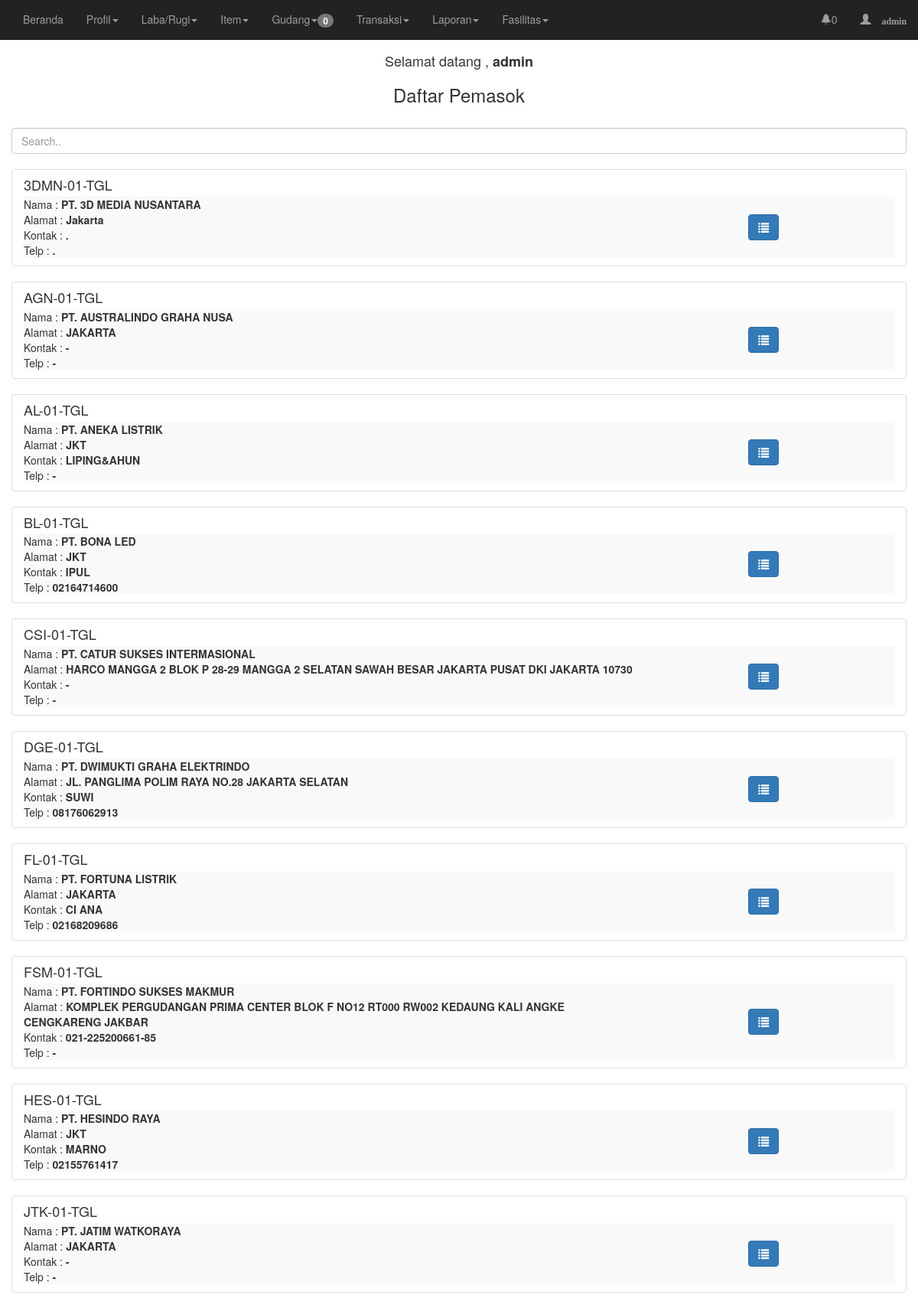
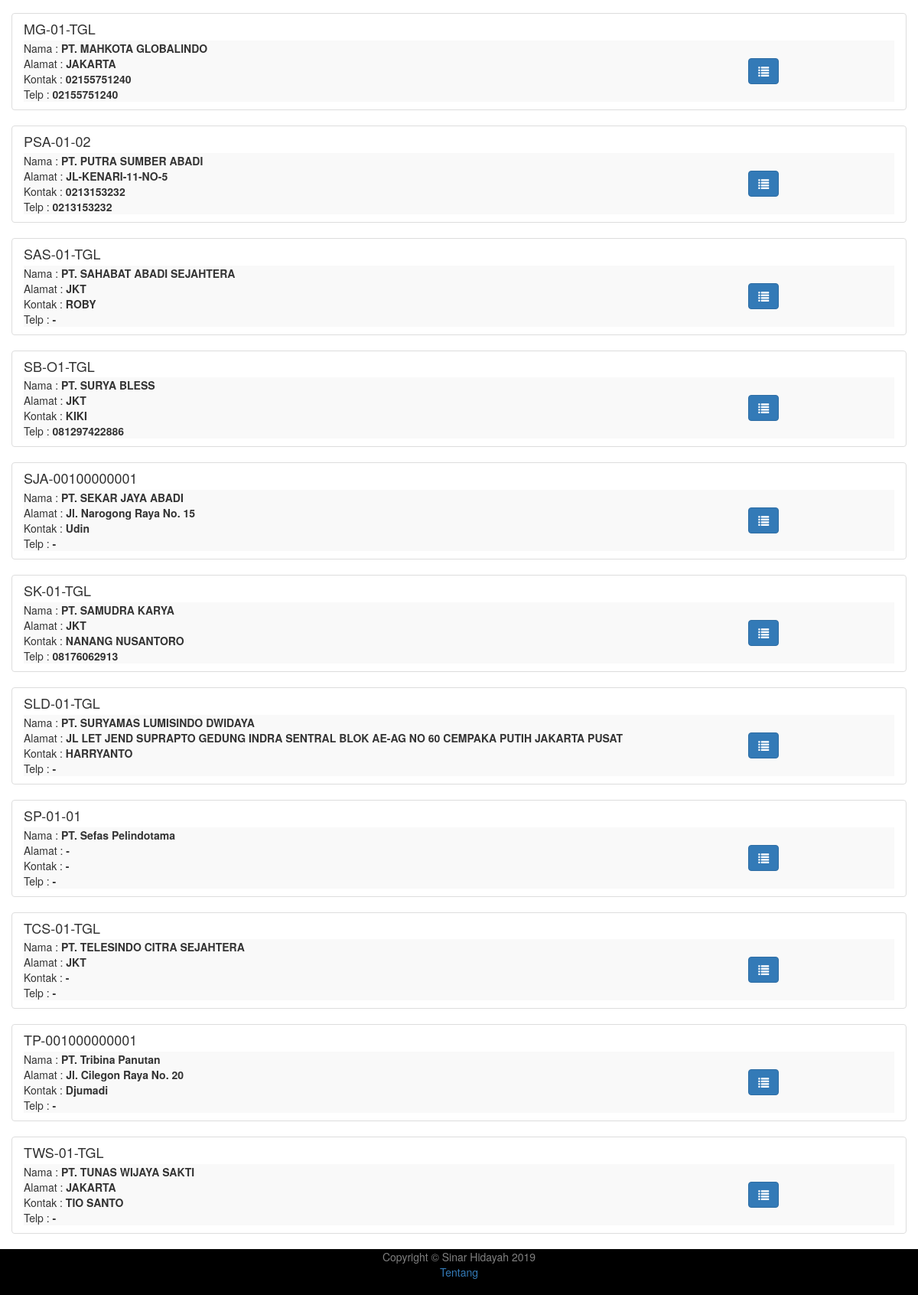
The page /home.php?page=pemasok-lihat (signed in) on the database its author committed (2 pictures, top to bottom).
### tables this page shows
CREATE TABLE IF NOT EXISTS `karyawan` (
  `kode_user` int(3) NOT NULL,
  `user` varchar(20) NOT NULL,
  `password` varchar(50) NOT NULL,
  `temp_pass` varchar(50) NOT NULL,
  `kode_level` int(2) NOT NULL,
  `nama_karyawan` varchar(30) NOT NULL,
  `tanggal_lahir` date NOT NULL,
  `jenis_kelamin` varchar(6) NOT NULL,
  `nik` varchar(16) NOT NULL,
  `alamat` text NOT NULL,
  `status` varchar(12) NOT NULL,
  `no_hp1` varchar(15) NOT NULL,
  `no_hp2` varchar(15) NOT NULL,
  PRIMARY KEY (`kode_user`)
);

CREATE TABLE IF NOT EXISTS `pemasok` (
  `kode_pemasok` varchar(20) NOT NULL,
  `nama_pemasok` varchar(30) NOT NULL,
  `npwp` varchar(20) NOT NULL,
  `alamat_pemasok` text NOT NULL,
  `kontak` varchar(20) NOT NULL,
  `email` varchar(30) NOT NULL,
  `telp` varchar(15) NOT NULL,
  `hp1` varchar(15) NOT NULL,
  `hp2` varchar(15) NOT NULL,
  `rek1` varchar(15) NOT NULL,
  `rek2` varchar(15) NOT NULL,
  `rek3` varchar(15) NOT NULL
);

### lihat-pemasok.php (the view, shortened to what this page needs)
<?php
include 'config/koneksi.php';
echo
"<div align='center'>
<b><h3>Daftar Pemasok</h3></b>
</div>
<br>
<input class='form-control' id='myInput' type='text' placeholder='Search..'>
<br>
";
$query = mysqli_query($buka, "SELECT * FROM pemasok ORDER BY kode_pemasok")or die(mysqli_error);
while ($data = mysqli_fetch_assoc($query))
{
    echo "
    <form>
        <div id='myList' class='list-group' >
            <div class='list-group-item'>
                <h4 class='list-group-item-heading'>".$data["kode_pemasok"]."</h4>
                <table class='table-striped' width='100%'>
                    <tr>
                        <td>
                            <span class='list-group-item-text' id='subjectName' >
                                Nama  : <b>{$data["nama_pemasok"]}</b><br />
                                Alamat  : <b>{$data["alamat_pemasok"]}</b><br />
                                Kontak : <b>{$data["kontak"]}</b><br />
                                Telp : <b>{$data["telp"]}</b><br />
                            </span>
                        </td>
                        <td align='center' width='30%'>
                            <a href='home.php?page=pemasok-detil&&kode_pemasok={$data["kode_pemasok"]}' class='btn btn-primary'>
                                <i class='glyphicon glyphicon-list'></i>
                            </a>
                        </td>
                    </tr>
                </table>
            </div>
        </div>
    </form>";
}
?>

### navbar.php (shortened to what this page needs)
<nav class='navbar navbar-inverse navbar-fixed-top'>
	<div class='container-fluid'>
		<div class='collapse navbar-collapse' id='bs-navbar-collapse-1'>
            <ul class='nav navbar-nav'>
                <li>
                	<a href='home.php'>Beranda</a>
                </li>
                <?php
                    include 'menu-profil.php';
                    include 'menu-laba-rugi.php';
                    include 'menu-item.php';
                    include 'menu-gudang.php';
                    include 'menu-transaksi.php';
                    include 'menu-laporan.php';
                    include 'menu-fasilitas.php';
                ?>
            </ul>
            <ul class='nav navbar-nav navbar-right'>
                <li class='nav-item dropdown no-arrow mx-1'>
               	    <a class='nav-link dropdown-toggle' href='#' id='alertsDropdown3' role='button' data-toggle='dropdown' aria-haspopup='true' aria-expanded='false'>
                        <span>
                            <?php
                    		include 'config/koneksi.php';
                    		$a = 'select count(min_stok) as jumlah from stok where total <= min_stok';
                    		$b = mysqli_query($buka, $a);
                    		$c = mysqli_fetch_array($b);
                    		echo "<i class='glyphicon glyphicon-bell'></i>".$c['jumlah'];
                    		?>
                    	</span>
                	</a>
                    	   <?php include 'stokminim.php'; ?>
        		</li>
        		<li class='nav-item dropdown no-arrow'>
        		    <a href='#' class='nav-link dropdown-toggle' href='#' id='userDropdown' role='button' data-toggle='dropdown' aria-haspopup='true' aria-expanded='false'>
        		        <span class='glyphicon glyphicon-user'>
        		            <span class='mr-2 d-none d-lg-inline text-gray-600 small'>
                                <strong>
                                <?php
                                $are = $_SESSION['user'];
                                $asd = mysqli_query($buka, "select * from karyawan where user='$are'");
                                $dsa = mysqli_fetch_array($asd);
								print($dsa['nama_karyawan']);
								?>
                                </strong>
        		            </span>
        		        </span>
                    </a>
                </li>
			</ul>
		</div>
	</div>
</nav>

### css/sticky-footer-navbar.css (style rules this page uses)
html { position: relative; min-height: 100%; }
body { margin-bottom: 60px; }

### rows shown on the page
karyawan: nama_karyawan "admin"
pemasok: kode_pemasok "3DMN-01-TGL", nama_pemasok "PT. 3D MEDIA NUSANTARA", alamat_pemasok "Jakarta", kontak ".", telp "."
pemasok: kode_pemasok "AGN-01-TGL", nama_pemasok "PT. AUSTRALINDO GRAHA NUSA", alamat_pemasok "JAKARTA", kontak "-", telp "-"
pemasok: kode_pemasok "AL-01-TGL", nama_pemasok "PT. ANEKA LISTRIK", alamat_pemasok "JKT", kontak "LIPING&AHUN", telp "-"
pemasok: kode_pemasok "BL-01-TGL", nama_pemasok "PT. BONA LED", alamat_pemasok "JKT", kontak "IPUL", telp "02164714600"
pemasok: kode_pemasok "CSI-01-TGL", nama_pemasok "PT. CATUR SUKSES INTERMASIONAL", alamat_pemasok "HARCO MANGGA 2 BLOK P 28-29 MANGGA 2 SELATAN SAWAH BESAR JAKARTA PUSAT DKI JAKARTA 10730", kontak "-", telp "-"
pemasok: kode_pemasok "DGE-01-TGL", nama_pemasok "PT. DWIMUKTI GRAHA ELEKTRINDO", alamat_pemasok "JL. PANGLIMA POLIM RAYA NO.28 JAKARTA SELATAN", kontak "SUWI", telp "08176062913"
pemasok: kode_pemasok "FL-01-TGL", nama_pemasok "PT. FORTUNA LISTRIK", alamat_pemasok "JAKARTA", kontak "CI ANA", telp "02168209686"
pemasok: kode_pemasok "FSM-01-TGL", nama_pemasok "PT. FORTINDO SUKSES MAKMUR", alamat_pemasok "KOMPLEK PERGUDANGAN PRIMA CENTER BLOK F NO12 RT000 RW002 KEDAUNG KALI ANGKE CENGKARENG JAKBAR", kontak "021-225200661-85", telp "-"
pemasok: kode_pemasok "HES-01-TGL", nama_pemasok "PT. HESINDO RAYA", alamat_pemasok "JKT", kontak "MARNO", telp "02155761417"
pemasok: kode_pemasok "JTK-01-TGL", nama_pemasok "PT. JATIM WATKORAYA", alamat_pemasok "JAKARTA", kontak "-", telp "-"
pemasok: kode_pemasok "MG-01-TGL", nama_pemasok "PT. MAHKOTA GLOBALINDO", alamat_pemasok "JAKARTA", kontak "02155751240", telp "02155751240"
pemasok: kode_pemasok "PSA-01-02", nama_pemasok "PT. PUTRA SUMBER ABADI", alamat_pemasok "JL-KENARI-11-NO-5", kontak "0213153232", telp "0213153232"
pemasok: kode_pemasok "SAS-01-TGL", nama_pemasok "PT. SAHABAT ABADI SEJAHTERA", alamat_pemasok "JKT", kontak "ROBY", telp "-"
pemasok: kode_pemasok "SB-O1-TGL", nama_pemasok "PT. SURYA BLESS", alamat_pemasok "JKT", kontak "KIKI", telp "081297422886"
pemasok: kode_pemasok "SJA-00100000001", nama_pemasok "PT. SEKAR JAYA ABADI", alamat_pemasok "Jl. Narogong Raya No. 15", kontak "Udin", telp "-"
pemasok: kode_pemasok "SK-01-TGL", nama_pemasok "PT. SAMUDRA KARYA", alamat_pemasok "JKT", kontak "NANANG NUSANTORO", telp "08176062913"
pemasok: kode_pemasok "SLD-01-TGL", nama_pemasok "PT. SURYAMAS LUMISINDO DWIDAYA", alamat_pemasok "JL LET JEND SUPRAPTO GEDUNG INDRA SENTRAL BLOK AE-AG NO 60 CEMPAKA PUTIH JAKARTA PUSAT", kontak "HARRYANTO", telp "-"
pemasok: kode_pemasok "SP-01-01", nama_pemasok "PT. Sefas Pelindotama", alamat_pemasok "-", kontak "-", telp "-"
pemasok: kode_pemasok "TCS-01-TGL", nama_pemasok "PT. TELESINDO CITRA SEJAHTERA", alamat_pemasok "JKT", kontak "-", telp "-"
pemasok: kode_pemasok "TP-001000000001", nama_pemasok "PT. Tribina Panutan", alamat_pemasok "Jl. Cilegon Raya No. 20", kontak "Djumadi", telp "-"
pemasok: kode_pemasok "TWS-01-TGL", nama_pemasok "PT. TUNAS WIJAYA SAKTI", alamat_pemasok "JAKARTA", kontak "TIO SANTO", telp "-"

### other values the page prints
$az['ttl_jml'] "0"
$c['jumlah'] "0"
$_SESSION['user'] "admin"
